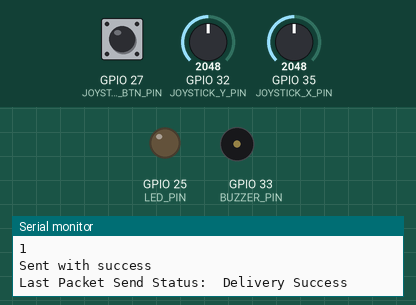
Simulated run of this sketch. Board: ESP32. Shown: output pins drawn as LEDs (lit = HIGH), buzzer (waves = sounding), the last lines printed to the serial monitor. The inputs (shaded band) are chosen by the test bench; at power-on: GPIO 27 (JOYSTICK_BTN_PIN) HIGH, GPIO 32 (JOYSTICK_Y_PIN) = 2048, GPIO 35 (JOYSTICK_X_PIN) = 2048.

Above: at 1.2 s.
1.3 s: GPIO 27 (JOYSTICK_BTN_PIN) pulled LOW for 0.15 s
At 1.41 s:
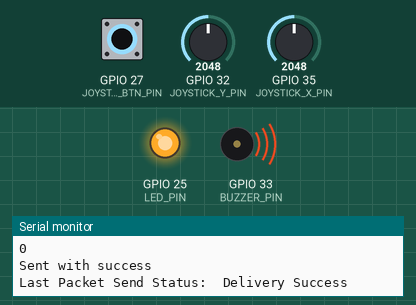
3.0 s: GPIO 27 (JOYSTICK_BTN_PIN) pulled LOW for 3.2 s
At 7.1 s:
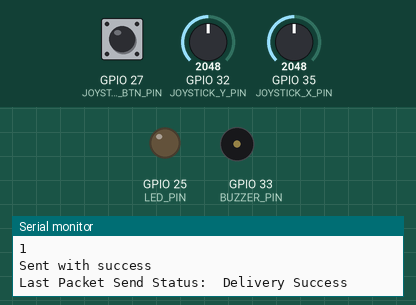
Timing chart, 0 to 8.6 s (numbered marks = the images above; inputs shaded):
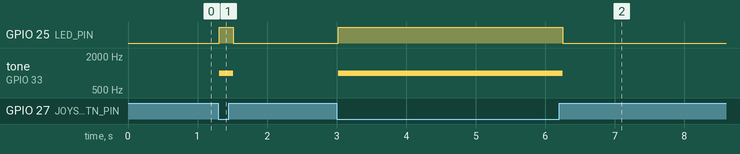

The sketch:

Master_Code.ino
```cpp
// Define pin connections
#include <esp_now.h>
#include <WiFi.h>
#define JOYSTICK_X_PIN 35
#define JOYSTICK_Y_PIN 32
#define JOYSTICK_BTN_PIN 27
#define BUZZER_PIN 33
#define LED_PIN 25

// Threshold for joystick movement detection
#define JOYSTICK_THRESHOLD 2000
uint8_t slaveMAC[] = {0x08, 0xB6, 0x1F, 0xEF, 0xB8, 0xF0};
int D = 0;
String success;
typedef struct struct_message {
    int data1;
    int data2;
    int data3;
} struct_message;
struct_message valuesToSend;
esp_now_peer_info_t peerInfo;
void OnDataSent(const uint8_t *mac_addr, esp_now_send_status_t status) {
  Serial.print("\r\nLast Packet Send Status:\t");
  Serial.println(status == ESP_NOW_SEND_SUCCESS ? "Delivery Success" : "Delivery Fail");
  if (status == 0) {
    success = "Delivery Success :)";
  }
  else {
    success = "Delivery Fail :(";
  }
}


void setup() {
    pinMode(JOYSTICK_BTN_PIN, INPUT_PULLUP);
    pinMode(BUZZER_PIN, OUTPUT);
    pinMode(LED_PIN, OUTPUT);
    Serial.begin(115200);

    WiFi.mode(WIFI_STA);
    WiFi.disconnect();  // Ensure Wi-Fi is disconnected before using ESP-NOW

    if (esp_now_init() != ESP_OK) {
        Serial.println("Error initializing ESP-NOW");
        return;
    }

    esp_now_register_send_cb(OnDataSent);

    memset(&peerInfo, 0, sizeof(peerInfo));  // Clear structure before use
    memcpy(peerInfo.peer_addr, slaveMAC, 6);
    peerInfo.channel = 0;
    peerInfo.encrypt = false;

    if (esp_now_add_peer(&peerInfo) != ESP_OK) {
        Serial.println("Failed to add peer");
        return;
    }
}

void loop() {
    int xValue = analogRead(JOYSTICK_X_PIN);
    int yValue = analogRead(JOYSTICK_Y_PIN);
    int buttonState = digitalRead(JOYSTICK_BTN_PIN);

    // //Determine direction
    if (yValue > 2048 + JOYSTICK_THRESHOLD) {
        D = 1;
    } else if (yValue < 2048 - JOYSTICK_THRESHOLD) {
        D = 2;
    } else if (xValue > 2048 + JOYSTICK_THRESHOLD) {
        D = 3;
    } else if (xValue < 2048 - JOYSTICK_THRESHOLD) {
        D = 4;
    } else if (buttonState == 0) {
        D = 5;
        tone(BUZZER_PIN, 1000);
        digitalWrite(LED_PIN, HIGH);
    } else {
        D = 0;
        noTone(BUZZER_PIN);  // Stop buzzer when button is not pressed
        digitalWrite(LED_PIN, LOW);  // Turn off LED
    }

    valuesToSend.data1 = D;
    valuesToSend.data2 = 0;  // Initialize extra struct values

    Serial.println("State: ");
    Serial.println(D);
    Serial.println("Button: ");
    Serial.println(buttonState);
    valuesToSend.data3 = 0;

    esp_err_t result = esp_now_send(slaveMAC, (uint8_t *) &valuesToSend, sizeof(valuesToSend));

    if (result == ESP_OK) {
        Serial.println("Sent with success");
    } else {
        Serial.println("Error sending the data");
    }

    delay(100);
}
```

Measured:
- after the input at 1.3 s, GPIO 25 (LED_PIN): LOW → HIGH at once, → LOW 0.20 s later; tone on GPIO 33 (BUZZER_PIN): silent → 1000 Hz at once, → silent 0.20 s later
- after the input at 3.0 s, GPIO 25 (LED_PIN): LOW → HIGH at once, → LOW 3.2 s later; tone on GPIO 33 (BUZZER_PIN): silent → 1000 Hz at once, → silent 3.2 s later
